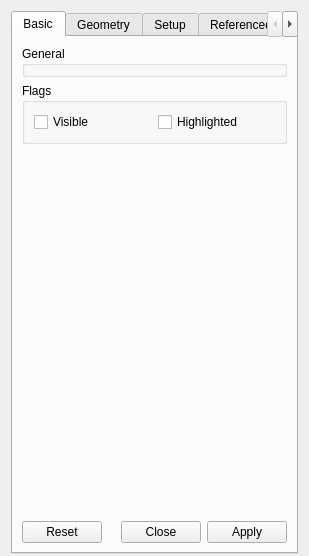
<?xml version="1.0" encoding="UTF-8"?>
<ui version="4.0">
 <class>VectorObjectDesigner</class>
 <widget class="QWidget" name="VectorObjectDesigner">
  <property name="geometry">
   <rect>
    <x>0</x>
    <y>0</y>
    <width>309</width>
    <height>556</height>
   </rect>
  </property>
  <property name="windowTitle">
   <string>Standard Model</string>
  </property>
  <property name="toolTip">
   <string/>
  </property>
  <layout class="QVBoxLayout" name="_2">
   <property name="bottomMargin">
    <number>2</number>
   </property>
   <item>
    <widget class="QTabWidget" name="tabWidget">
     <property name="currentIndex">
      <number>0</number>
     </property>
     <widget class="QWidget" name="tab">
      <attribute name="title">
       <string>Basic</string>
      </attribute>
      <layout class="QVBoxLayout" name="_3">
       <item>
        <widget class="QGroupBox" name="generalGB">
         <property name="title">
          <string>General</string>
         </property>
        </widget>
       </item>
       <item>
        <widget class="QGroupBox" name="flagsGB">
         <property name="title">
          <string>Flags</string>
         </property>
         <layout class="QGridLayout" name="gridLayout_4">
          <item row="0" column="0">
           <widget class="QCheckBox" name="visibleCB">
            <property name="text">
             <string>Visible</string>
            </property>
           </widget>
          </item>
          <item row="0" column="1">
           <widget class="QCheckBox" name="highlightedCB">
            <property name="text">
             <string>Highlighted</string>
            </property>
           </widget>
          </item>
         </layout>
        </widget>
       </item>
       <item>
        <spacer name="verticalSpacer">
         <property name="orientation">
          <enum>Qt::Vertical</enum>
         </property>
         <property name="sizeHint" stdset="0">
          <size>
           <width>20</width>
           <height>40</height>
          </size>
         </property>
        </spacer>
       </item>
       <item>
        <widget class="QDialogButtonBox" name="buttonBox1">
         <property name="standardButtons">
          <set>QDialogButtonBox::Apply|QDialogButtonBox::Close|QDialogButtonBox::Reset</set>
         </property>
        </widget>
       </item>
      </layout>
     </widget>
     <widget class="QWidget" name="geometryTab">
      <attribute name="title">
       <string>Geometry</string>
      </attribute>
      <layout class="QVBoxLayout" name="_4">
       <property name="spacing">
        <number>2</number>
       </property>
       <item>
        <widget class="QGroupBox" name="groupBox">
         <property name="title">
          <string>Position</string>
         </property>
         <layout class="QGridLayout" name="gridLayout_2">
          <item row="0" column="0">
           <widget class="QLabel" name="label">
            <property name="sizePolicy">
             <sizepolicy hsizetype="Minimum" vsizetype="Preferred">
              <horstretch>0</horstretch>
              <verstretch>0</verstretch>
             </sizepolicy>
            </property>
            <property name="text">
             <string>X:</string>
            </property>
           </widget>
          </item>
          <item row="0" column="1">
           <widget class="QQuantitySpinBox" name="posXSB">
            <property name="sizePolicy">
             <sizepolicy hsizetype="Expanding" vsizetype="Fixed">
              <horstretch>0</horstretch>
              <verstretch>0</verstretch>
             </sizepolicy>
            </property>
            <property name="alignment">
             <set>Qt::AlignRight|Qt::AlignTrailing|Qt::AlignVCenter</set>
            </property>
            <property name="decimals">
             <number>3</number>
            </property>
           </widget>
          </item>
          <item row="1" column="0">
           <widget class="QLabel" name="label_2">
            <property name="text">
             <string>Y:</string>
            </property>
           </widget>
          </item>
          <item row="1" column="1">
           <widget class="QQuantitySpinBox" name="posYSB">
            <property name="alignment">
             <set>Qt::AlignRight|Qt::AlignTrailing|Qt::AlignVCenter</set>
            </property>
            <property name="decimals">
             <number>3</number>
            </property>
           </widget>
          </item>
          <item row="2" column="0">
           <widget class="QLabel" name="label_3">
            <property name="text">
             <string>Z:</string>
            </property>
           </widget>
          </item>
          <item row="2" column="1">
           <widget class="QQuantitySpinBox" name="posZSB">
            <property name="alignment">
             <set>Qt::AlignRight|Qt::AlignTrailing|Qt::AlignVCenter</set>
            </property>
            <property name="decimals">
             <number>3</number>
            </property>
           </widget>
          </item>
          <item row="3" column="0">
           <widget class="QLabel" name="label_4">
            <property name="text">
             <string>Link to</string>
            </property>
           </widget>
          </item>
          <item row="3" column="1">
           <widget class="QObjectLinkWidget" name="posObjectW" native="true"/>
          </item>
         </layout>
        </widget>
       </item>
       <item>
        <widget class="QGroupBox" name="groupBox_2">
         <property name="title">
          <string>Direction</string>
         </property>
         <layout class="QGridLayout" name="gridLayout_3">
          <item row="0" column="0" colspan="2">
           <layout class="QHBoxLayout" name="horizontalLayout_2">
            <item>
             <widget class="QRadioButton" name="cartesianRB">
              <property name="text">
               <string>Cartesian</string>
              </property>
              <property name="checked">
               <bool>true</bool>
              </property>
             </widget>
            </item>
            <item>
             <widget class="QRadioButton" name="angularRB">
              <property name="text">
               <string>Angular</string>
              </property>
             </widget>
            </item>
           </layout>
          </item>
          <item row="1" column="0">
           <widget class="QLabel" name="label_5">
            <property name="text">
             <string>X/r:</string>
            </property>
           </widget>
          </item>
          <item row="1" column="1">
           <widget class="QQuantitySpinBox" name="dirXSB">
            <property name="sizePolicy">
             <sizepolicy hsizetype="Expanding" vsizetype="Fixed">
              <horstretch>0</horstretch>
              <verstretch>0</verstretch>
             </sizepolicy>
            </property>
            <property name="alignment">
             <set>Qt::AlignRight|Qt::AlignTrailing|Qt::AlignVCenter</set>
            </property>
            <property name="decimals">
             <number>3</number>
            </property>
           </widget>
          </item>
          <item row="2" column="0">
           <widget class="QLabel" name="label_6">
            <property name="text">
             <string>Y/theta:</string>
            </property>
           </widget>
          </item>
          <item row="2" column="1">
           <widget class="QQuantitySpinBox" name="dirYSB">
            <property name="alignment">
             <set>Qt::AlignRight|Qt::AlignTrailing|Qt::AlignVCenter</set>
            </property>
            <property name="decimals">
             <number>3</number>
            </property>
           </widget>
          </item>
          <item row="3" column="0">
           <widget class="QLabel" name="label_7">
            <property name="text">
             <string>Z/phi:</string>
            </property>
           </widget>
          </item>
          <item row="3" column="1">
           <widget class="QQuantitySpinBox" name="dirZSB">
            <property name="alignment">
             <set>Qt::AlignRight|Qt::AlignTrailing|Qt::AlignVCenter</set>
            </property>
            <property name="decimals">
             <number>3</number>
            </property>
           </widget>
          </item>
          <item row="4" column="0">
           <widget class="QLabel" name="label_8">
            <property name="text">
             <string>Link to</string>
            </property>
           </widget>
          </item>
          <item row="4" column="1">
           <widget class="QObjectLinkWidget" name="dirObjectW" native="true"/>
          </item>
         </layout>
        </widget>
       </item>
       <item>
        <widget class="QGroupBox" name="groupBox_3">
         <property name="title">
          <string>Size</string>
         </property>
         <layout class="QGridLayout" name="gridLayout">
          <item row="0" column="0" colspan="2">
           <widget class="QCheckBox" name="freeSizeCB">
            <property name="text">
             <string>Free size</string>
            </property>
           </widget>
          </item>
          <item row="1" column="1">
           <widget class="QQuantitySpinBox" name="offsetSB">
            <property name="sizePolicy">
             <sizepolicy hsizetype="Expanding" vsizetype="Fixed">
              <horstretch>0</horstretch>
              <verstretch>0</verstretch>
             </sizepolicy>
            </property>
            <property name="alignment">
             <set>Qt::AlignRight|Qt::AlignTrailing|Qt::AlignVCenter</set>
            </property>
           </widget>
          </item>
          <item row="2" column="1">
           <widget class="QQuantitySpinBox" name="lengthSB">
            <property name="alignment">
             <set>Qt::AlignRight|Qt::AlignTrailing|Qt::AlignVCenter</set>
            </property>
           </widget>
          </item>
          <item row="1" column="0">
           <widget class="QLabel" name="label_9">
            <property name="text">
             <string>Offset:</string>
            </property>
           </widget>
          </item>
          <item row="2" column="0">
           <widget class="QLabel" name="label_10">
            <property name="text">
             <string>Length:</string>
            </property>
           </widget>
          </item>
         </layout>
        </widget>
       </item>
       <item>
        <spacer name="verticalSpacer_2">
         <property name="orientation">
          <enum>Qt::Vertical</enum>
         </property>
         <property name="sizeHint" stdset="0">
          <size>
           <width>20</width>
           <height>40</height>
          </size>
         </property>
        </spacer>
       </item>
       <item>
        <widget class="QDialogButtonBox" name="buttonBox2">
         <property name="standardButtons">
          <set>QDialogButtonBox::Apply|QDialogButtonBox::Close|QDialogButtonBox::Reset</set>
         </property>
        </widget>
       </item>
      </layout>
     </widget>
     <widget class="QWidget" name="setupTab">
      <attribute name="title">
       <string>Setup</string>
      </attribute>
     </widget>
     <widget class="QWidget" name="refByTab">
      <attribute name="title">
       <string>Referenced by</string>
      </attribute>
     </widget>
    </widget>
   </item>
  </layout>
 </widget>
 <customwidgets>
  <customwidget>
   <class>QQuantitySpinBox</class>
   <extends>QDoubleSpinBox</extends>
   <header location="global">QuantitySpinBox.hpp</header>
  </customwidget>
  <customwidget>
   <class>QObjectLinkWidget</class>
   <extends>QWidget</extends>
   <header location="global">ObjectLinkWidget.hpp</header>
   <container>1</container>
  </customwidget>
 </customwidgets>
 <resources/>
 <connections/>
</ui>
